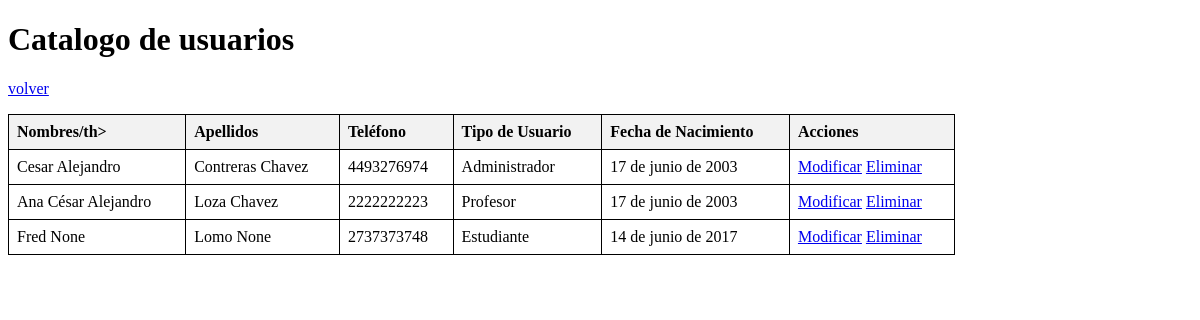
Screenshot of /user_list/ (signed in) with the database file from the repository.
### usuarios/models.py (models this page shows, shortened)
class Perfil(models.Model):
    USUARIO_CHOICES = (
        ('estudiante', 'Estudiante'),
        ('profesor', 'Profesor'),
        ('administrador', 'Administrador'),
    )
    user = models.OneToOneField(User, on_delete=models.CASCADE)
    primer_nombre = models.CharField(max_length=50)
    segundo_nombre = models.CharField(max_length=50, blank=True, null=True)
    primer_apellido = models.CharField(max_length=50)
    segundo_apellido = models.CharField(max_length=50, blank=True, null=True)
    email =  models.EmailField(unique=True)
    telefono = models.CharField(max_length=10)
    tipo_usuario = models.CharField(max_length=20, choices=USUARIO_CHOICES)
    fecha_nacimiento = models.DateField()

### usuarios/views.py (the view)
# urls.py: path('user_list/', views.catalogo_usuarios, name='user_list'),
@login_required
@user_is('administrador')
def catalogo_usuarios(request):
    perfiles = Perfil.objects.all()
    context = {
        'perfiles': perfiles
    }
    return render(request, 'administradores/catalogo_users.html', context)

### usuarios/templates/administradores/catalogo_users.html (shortened to what this page needs)
<!DOCTYPE html>
<html lang="es">
<head>
</head>
<body>
    <h1>Catalogo de usuarios</h1>  <p><a href="{% url 'usuarios:home_admin' %}">   volver</a></p>
    <table>
        <thead>
            <tr>
                <th>Nombres/th>
                <th>Apellidos</th>
                <th>Teléfono</th>
                <th>Tipo de Usuario</th>
                <th>Fecha de Nacimiento</th>
                <th>Acciones</th>
            </tr>
        </thead>
        <tbody>
            {% for perfil in perfiles %}
            <tr>
                <td>{{ perfil.primer_nombre }}   {{ perfil.segundo_nombre }}</td>
                <td>{{ perfil.primer_apellido }}  {{ perfil.segundo_apellido }}</td>
                <td>{{ perfil.telefono }}</td>
                <td>{{ perfil.get_tipo_usuario_display }}</td>
                <td>{{ perfil.fecha_nacimiento }}</td>
                <td>
                    <a href="{% url 'usuarios:modificar_usuario' perfil.user.id %}">Modificar</a>
                    <a href="{% url 'usuarios:eliminar_usuario' perfil.user.id %}" onclick="return confirm('¿Estás seguro de que deseas eliminar este usuario?')">Eliminar</a>
                </td>
            </tr>
            {% endfor %}
        </tbody>
    </table>
</body>
</html>

### usuarios/templates/administradores/catalogo_users.html (style rules this page uses)
table { width: 80%; border-collapse: collapse; }
table, th, td { border: 1px solid black; }
th, td { padding: 8px; text-align: left; }
th { background-color: #f2f2f2; }

### rows the page displays
Perfil: primer_nombre "Cesar", segundo_nombre "Alejandro", primer_apellido "Contreras", segundo_apellido "Chavez", telefono "4493276974", tipo_usuario "Administrador", fecha_nacimiento "17 de junio de 2003"
Perfil: primer_nombre "Ana", segundo_nombre "César Alejandro", primer_apellido "Loza", segundo_apellido "Chavez", telefono "2222222223", tipo_usuario "Profesor", fecha_nacimiento "17 de junio de 2003"
Perfil: primer_nombre "Fred", segundo_nombre "None", primer_apellido "Lomo", segundo_apellido "None", telefono "2737373748", tipo_usuario "Estudiante", fecha_nacimiento "14 de junio de 2017"
